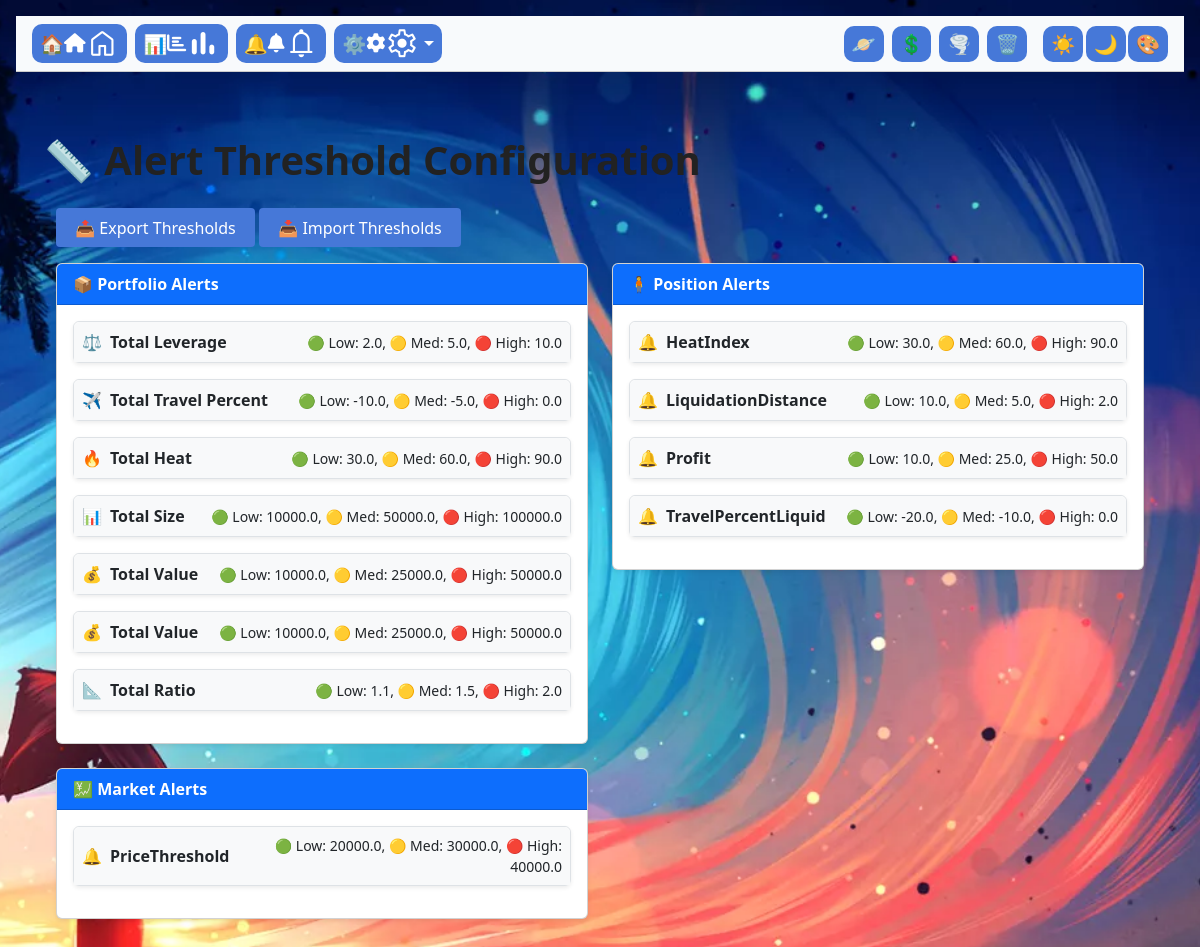
/system/alert_thresholds, run on the app's committed database.
### tables this page shows
CREATE TABLE alert_thresholds (
                    id TEXT PRIMARY KEY,
                    alert_type TEXT NOT NULL,
                    alert_class TEXT NOT NULL,
                    metric_key TEXT NOT NULL,
                    condition TEXT NOT NULL,
                    low REAL NOT NULL,
                    medium REAL NOT NULL,
                    high REAL NOT NULL,
                    enabled BOOLEAN DEFAULT 1,
                    last_modified TEXT DEFAULT CURRENT_TIMESTAMP
                );

### system/system_bp.py (the view)
@system_bp.route("/alert_thresholds", methods=["GET"])
def list_alert_thresholds():
    db = current_app.data_locker.db
    thresholds = DLThresholdManager(db).get_all()
    grouped = {}
    for t in thresholds:
        for level in ["low", "medium", "high"]:
            notify_field = f"{level}_notify"
            raw = getattr(t, notify_field, "") or ""
            notify_list = [v.strip() for v in raw.split(",") if v.strip()]
            setattr(t, f"{notify_field}_list", notify_list)
            value_field = getattr(t, level, None)
            setattr(t, f"{level}_val", value_field)
        grouped.setdefault(t.alert_class, []).append(t)
    return render_template("system/alert_thresholds.html", grouped_thresholds=grouped)

### data/data_locker.py (called while the page is built, shortened)
    def seed_default_thresholds(self):
        existing = self.db.get_cursor().execute("SELECT COUNT(*) FROM alert_thresholds").fetchone()[0]
        if existing > 0:
            return  # Already seeded

### data/database.py (called while the page is built)
    def connect(self):
        if self.conn is None:
            dir_name = os.path.dirname(self.db_path)
            if dir_name and dir_name.strip() != "":
                os.makedirs(dir_name, exist_ok=True)
            self.conn = sqlite3.connect(self.db_path, check_same_thread=False)
            self.conn.row_factory = sqlite3.Row
            self.conn.execute("PRAGMA journal_mode=WAL;")
        return self.conn

    def get_cursor(self):
        return self.connect().cursor()

    def commit(self):
        self.connect().commit()

### data/dl_monitor_ledger.py (called while the page is built)
    def ensure_table(self):
        cursor = self.db.get_cursor()
        cursor.execute("""
            CREATE TABLE IF NOT EXISTS monitor_ledger (
                id TEXT PRIMARY KEY,
                monitor_name TEXT NOT NULL,
                timestamp TEXT NOT NULL,
                status TEXT NOT NULL,
                metadata TEXT,
                created_at TEXT DEFAULT CURRENT_TIMESTAMP
            )
        """)
        self.db.commit()
        log.success("✅ monitor_ledger table ensured", source="DLMonitorLedger")

### data/dl_system_data.py (called while the page is built)
    def get_theme_profiles(self) -> dict:
        try:
            cursor = self.db.get_cursor()
            rows = cursor.execute("SELECT name, config FROM theme_profiles").fetchall()
            return {row["name"]: json.loads(row["config"]) for row in rows}
        except Exception as e:
            log.error(f"Failed to fetch theme profiles: {e}", source="DLSystemDataManager")
            return {}

    def get_active_theme_profile(self) -> dict:
        try:
            cursor = self.db.get_cursor()
            row = cursor.execute("SELECT theme_active_profile FROM system_vars WHERE id = 1").fetchone()
            if not row or not row["theme_active_profile"]:
                return {}
            active_name = row["theme_active_profile"]
            all_profiles = self.get_theme_profiles()
            return all_profiles.get(active_name, {})
        except Exception as e:
            log.error(f"❌ Failed to retrieve active theme profile: {e}", source="DLSystemDataManager")
            return {}

### system/system_core.py (called while the page is built)
    def get_active_profile(self) -> dict:
        return self.theme.get_active_profile()

### utils/console_logger.py (called while the page is built)
    @staticmethod
    def _timestamp():
        return datetime.now().strftime("%Y-%m-%d %H:%M:%S")

### templates/system/alert_thresholds.html (shortened to what this page needs)
{% extends "base.html" %}
{% block page_title %}
  <h1 class="mb-4">📏 Alert Threshold Configuration</h1>
{% endblock %}
{% block content %}
<div class="container-fluid">
  <div class="mb-3">
    <button class="btn btn-sm btn-primary" onclick="downloadThresholds()">📤 Export Thresholds</button>
    <button class="btn btn-sm btn-secondary" onclick="document.getElementById('thresholdUpload').click()">📥 Import Thresholds</button>
  </div>
  <div class="row">
    {% for alert_class, thresholds in grouped_thresholds.items() %}
      <div class="col-md-6">
        <div class="card shadow-sm mb-4">
          <div class="card-header bg-primary text-white fw-bold">
            {% if alert_class == "Portfolio" %} 📦 Portfolio Alerts
            {% elif alert_class == "Position" %} 🧍 Position Alerts
            {% elif alert_class == "Market" %} 💹 Market Alerts
            {% else %} ⚙️ {{ alert_class }} Alerts
            {% endif %}
          </div>
          <div class="card-body">
            {% for t in thresholds %}
              <div class="mb-3 border rounded shadow-sm" id="card-{{ t.id }}" style="cursor: pointer;" onclick="toggleCard('{{ t.id }}')">
                <div class="p-2 bg-light rounded-top">
                  <div class="d-flex align-items-center justify-content-between">
                    <div class="d-flex align-items-center gap-2">
                      {% if t.alert_type == "AvgLeverage" %}
                        <span>⚖️</span><strong>Total Leverage</strong>
                      {% elif t.alert_type == "AvgTravelPercent" %}
                        <span>✈️</span><strong>Total Travel Percent</strong>
                      {% elif t.alert_type == "TotalHeat" %}
                        <span>🔥</span><strong>Total Heat</strong>
                      {% elif t.alert_type == "TotalValue" %}
                        <span>💰</span><strong>Total Value</strong>
                      {% elif t.alert_type == "TotalSize" %}
                        <span>📊</span><strong>Total Size</strong>
                      {% elif t.alert_type == "ValueToCollateralRatio" %}
                        <span>📐</span><strong>Total Ratio</strong>
                      {% elif t.alert_class == "Position" %}
                        <span>🔔</span><strong>{{ t.alert_type }}</strong>
                      {% else %}
                        <span>🔔</span><strong>{{ t.alert_type }}</strong>
                      {% endif %}
                    </div>
                    <small class="text-end">
                      <span style="color:green">🟢</span> Low: {{ t.low_val }},
                      <span style="color:orange">🟡</span> Med: {{ t.medium_val }},
                      <span style="color:red">🔴</span> High: {{ t.high_val }}
                    </small>
                  </div>
                </div>
              </div>
            {% endfor %}
          </div>
        </div>
      </div>
    {% endfor %}
  </div>
</div>
{% endblock %}

### static/css/themes.css (style rules this page uses)
:root[data-theme="light"] { --bg: #e7ecfa; --text: #222; --card-bg: #f8fafc; --card-border: #b7c5e0; --navbar: #8fbbef; --primary: #4678d8; --primary-hover: #3659a5; --accent: #ecf0fc; --container-bg: #fff; --body-bg-image: none; }
body { background-color: var(--bg); background-image: var(--body-bg-image); background-repeat: no-repeat; background-position: center center; background-size: cover; background-attachment: fixed; color: var(--text); transition: background-color 0.6s ease, background-image 0.6s ease, color 0.4s ease; }

### static/css/base.css (style rules this page uses)
:root { --bg: #e7ecfa; --text: #222; --card-bg: #f8fafc; --card-border: #b7c5e0; --primary: #4678d8; --primary-hover: #3659a5; --accent: #ecf0fc; }
html, body { margin: 0; padding: 0; font-family: "Segoe UI", Arial, sans-serif; background: var(--bg); color: var(--text); min-height: 100vh; }
h1, h2, h3, h4, h5, h6 { font-weight: 700; margin-top: 0; color: var(--text); }
button, .btn { background: var(--primary); color: #fff; border: none; border-radius: 4px; padding: 0.48em 1.2em; font-size: 1rem; cursor: pointer; transition: background 0.17s; }

### static/css/portfolio_status.css (style rules this page uses)
body { background-image: url('/static/images/wally.png'); background-size: cover; background-repeat: no-repeat; background-attachment: fixed; background-position: center center; }

### data on the page
alert_thresholds: alert_class "📦 Portfolio Alerts", alert_type "Total Leverage", low_val "2.0", medium_val "5.0", high_val "10.0"
alert_thresholds: alert_type "Total Travel Percent", low_val "-10.0", medium_val "-5.0", high_val "0.0"
alert_thresholds: alert_type "Total Heat", low_val "30.0", medium_val "60.0", high_val "90.0"
alert_thresholds: alert_type "Total Size", low_val "10000.0", medium_val "50000.0", high_val "100000.0"
alert_thresholds: alert_type "Total Value", low_val "10000.0", medium_val "25000.0", high_val "50000.0"
alert_thresholds: alert_type "Total Value", low_val "10000.0", medium_val "25000.0", high_val "50000.0"
alert_thresholds: shows "Total Ratio", low_val "1.1", medium_val "1.5", high_val "2.0"
alert_thresholds: alert_class "🧍 Position Alerts", alert_type "HeatIndex", low_val "30.0", medium_val "60.0", high_val "90.0"
alert_thresholds: alert_type "LiquidationDistance", low_val "10.0", medium_val "5.0", high_val "2.0"
alert_thresholds: alert_type "Profit", low_val "10.0", medium_val "25.0", high_val "50.0"
alert_thresholds: alert_type "TravelPercentLiquid", low_val "-20.0", medium_val "-10.0", high_val "0.0"
alert_thresholds: alert_class "💹 Market Alerts", alert_type "PriceThreshold", low_val "20000.0", medium_val "30000.0", high_val "40000.0"
